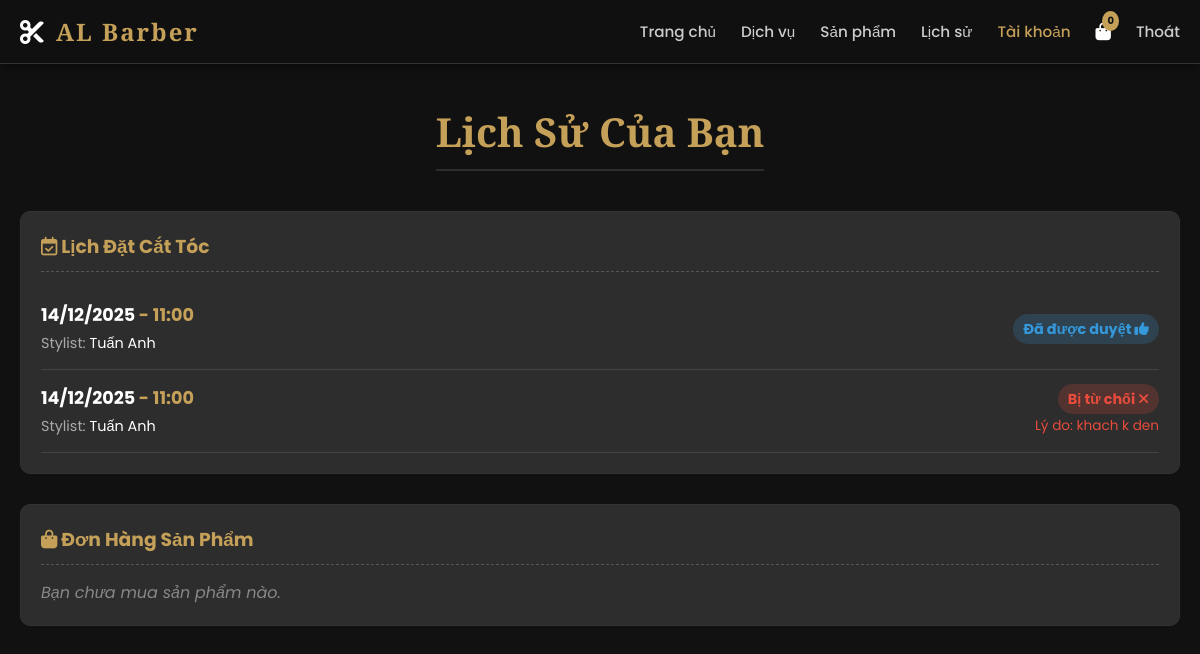
/index.php?page=history (signed in), run on the app's committed database.
### tables this page shows
CREATE TABLE IF NOT EXISTS `bookings` (
  `id` int NOT NULL AUTO_INCREMENT,
  `customer_name` varchar(100) DEFAULT NULL,
  `book_date` date DEFAULT NULL,
  `book_time` time DEFAULT NULL,
  `stylist` varchar(50) DEFAULT NULL,
  `status` varchar(20) DEFAULT 'pending',
  `created_at` timestamp NULL DEFAULT CURRENT_TIMESTAMP,
  `reject_reason` varchar(255) DEFAULT NULL,
  `phone` varchar(20) DEFAULT NULL,
  PRIMARY KEY (`id`)
);

### pages/history.php (the view, shortened to what this page needs)
<div class="container animate-fade">
    <div class="section-title"><h2>Lịch Sử Của Bạn</h2></div>
    <div style="background:var(--gray); padding:20px; border-radius:10px; margin-bottom:30px; border:1px solid #333;">
        <h3 style="color:var(--gold); margin-bottom:15px; border-bottom:1px dashed #555; padding-bottom:10px;">
            <i class="far fa-calendar-check"></i> Lịch Đặt Cắt Tóc
        </h3>
        <?php
        $customer_name = isset($_SESSION['fullname']) ? $_SESSION['fullname'] : $_SESSION['user'];
        $stmt = $conn->prepare("SELECT * FROM bookings WHERE customer_name = ? ORDER BY created_at DESC");
        $stmt->execute([$customer_name]);
        if ($stmt->rowCount() == 0) {
            echo "<p style='color:#888; font-style:italic;'>Bạn chưa có lịch đặt nào.</p>";
        } else {
            while($row = $stmt->fetch()):
        ?>
            <div style="border-bottom:1px solid #444; padding:15px 0; display:flex; justify-content:space-between; align-items:center; flex-wrap:wrap; gap:10px;">
                <div style="flex:1;">
                    <div style="font-size:1.1rem; color:white; font-weight:bold;">
                        <?php echo date("d/m/Y", strtotime($row['book_date'])); ?>
                        <span style="color:var(--gold)"> - <?php echo date("H:i", strtotime($row['book_time'])); ?></span>
                    </div>
                    <div style="color:#aaa; font-size:0.9rem; margin-top:5px;">
                        Stylist: <span style="color:white"><?php echo $row['stylist']; ?></span>
                    </div>
                </div>
                <div style="text-align:right;">
                    <?php
                    if ($row['status'] == 'completed') {
                        echo '<span style="background:rgba(39, 174, 96, 0.2); color:#2ecc71; padding:5px 10px; border-radius:15px; font-weight:bold; font-size:0.9rem;">Đã hoàn thành <i class="fas fa-check-circle"></i></span>';
                    } elseif ($row['status'] == 'confirmed') {
                        echo '<span style="background:rgba(52, 152, 219, 0.2); color:#3498db; padding:5px 10px; border-radius:15px; font-weight:bold; font-size:0.9rem;">Đã được duyệt <i class="fas fa-thumbs-up"></i></span>';
                    } elseif ($row['status'] == 'rejected') {
                        echo '<span style="background:rgba(231, 76, 60, 0.2); color:#e74c3c; padding:5px 10px; border-radius:15px; font-weight:bold; font-size:0.9rem;">Bị từ chối <i class="fas fa-times"></i></span>';
                        if (!empty($row['reject_reason'])) {
                            echo '<div style="color:#e74c3c; font-size:0.85rem; margin-top:5px; max-width:200px;">Lý do: '.$row['reject_reason'].'</div>';
                        }
                    } else {
                        echo '<span style="background:rgba(241, 196, 15, 0.2); color:#f1c40f; padding:5px 10px; border-radius:15px; font-weight:bold; font-size:0.9rem;">Đang chờ duyệt <i class="fas fa-clock"></i></span>';
                    }
                    ?>
                </div>
            </div>
        <?php
            endwhile;
        }
        ?>
    </div>
    <div style="background:var(--gray); padding:20px; border-radius:10px; border:1px solid #333;">
        <h3 style="color:var(--gold); margin-bottom:15px; border-bottom:1px dashed #555; padding-bottom:10px;">
            <i class="fas fa-shopping-bag"></i> Đơn Hàng Sản Phẩm
        </h3>
        <?php
        $username = $_SESSION['user'];
        $stmt = $conn->prepare("SELECT * FROM orders WHERE username = ? ORDER BY created_at DESC");
        $stmt->execute([$username]);
        if ($stmt->rowCount() == 0) {
            echo "<p style='color:#888; font-style:italic;'>Bạn chưa mua sản phẩm nào.</p>";
        }
        ?>
    </div>
</div>

### includes/header.php (style rules this page uses)
:root { --gold: #c5a059; --gold-light: #e6c888; --black: #111111; --dark: #1a1a1a; --gray: #2d2d2d; --text: #e0e0e0; --white: #ffffff; }
* { box-sizing: border-box; margin: 0; padding: 0; }
body { font-family: 'Poppins', sans-serif; background-color: var(--black); color: var(--text); overflow-x: hidden; }
.container { max-width: 1200px; margin: 40px auto; padding: 0 20px; min-height: 60vh; }
.section-title { text-align: center; margin-bottom: 40px; }
.section-title h2 { font-family: 'Playfair Display', serif; font-size: 2.5rem; color: var(--gold); border-bottom: 2px solid var(--gray); padding-bottom: 10px; display: inline-block; }
.animate-fade { animation: fadeIn 1s ease forwards; opacity: 0; }

### data on the page
bookings: book_date "14/12/2025", book_time "11:00", stylist "Tuấn Anh", status "Đã được duyệt"
bookings: book_date "14/12/2025", book_time "11:00", stylist "Tuấn Anh", reject_reason "khach k den"
